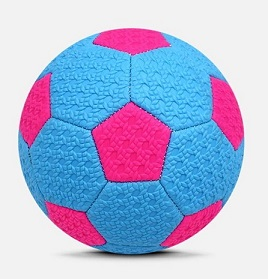
#> input picture bola_pink_blue.jpg, 268 x 279 px
$ python '5 tons de cinza.py'
#> lines starting #> are read from the running program, lines starting #| are printed output that depends on the picture; after the words box and inside, x2 and y2 are one past the last pixel; in counts of white or black regions, pixels touching at a corner belong together
import cv2
import numpy as np

img = cv2.imread("bola_pink_blue.jpg", 0)
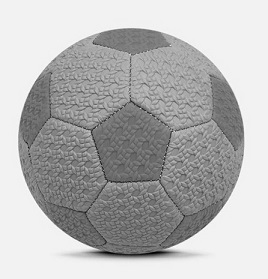
#> img: shape (279, 268); min 0, max 255, mean 181.7
thresh, imgPB = cv2.threshold(img, 127, 255, cv2.THRESH_BINARY)
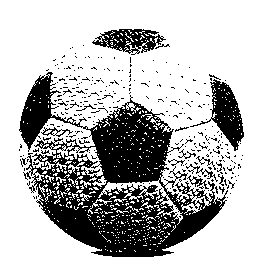
#> imgPB: shape (279, 268); 73.7% white; 296 black regions (281 under 20 px), largest, box (x1, y1, x2, y2) and area: (19, 72, 228, 257) 15748, (190, 79, 244, 151) 1361, (92, 29, 166, 55) 949

mesclada = np.concatenate((img, imgPB), axis = 1)
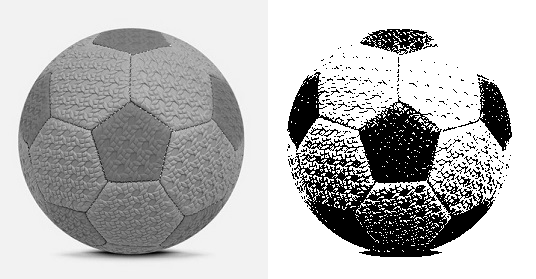
#> mesclada: shape (279, 536); min 0, max 255, mean 184.8
cv2.imshow("Tons de Cinza x Preto e Branco", mesclada)

cv2.waitKey(0)

$ run again, with face_a.jpg copied over bola_pink_blue.jpg
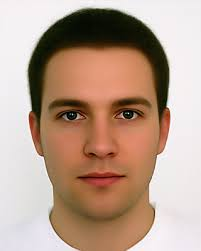
#> input picture face_a.jpg, 201 x 251 px
#> `thresh, imgPB = cv2.threshold(img, 127, 255, cv2.THRESH_BINARY)`:
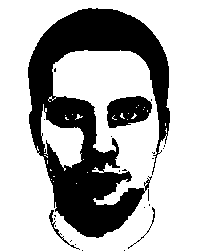
#> imgPB: shape (251, 201); 69.1% white; 24 black regions (20 under 20 px), largest, box (x1, y1, x2, y2) and area: (28, 8, 170, 238) 14332, (107, 96, 152, 128) 1045, (49, 210, 80, 250) 114, (128, 207, 155, 249) 62
#> `mesclada = np.concatenate((img, imgPB), axis = 1)`:
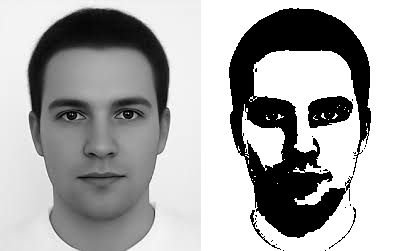
#> mesclada: shape (251, 402); min 0, max 255, mean 170

$ run again, with hand_b.jpg copied over bola_pink_blue.jpg
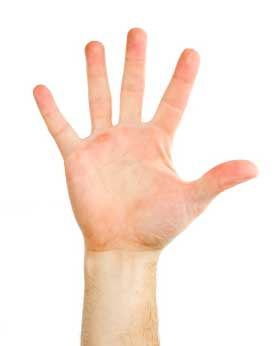
#> input picture hand_b.jpg, 275 x 346 px
#> `img = cv2.imread("bola_pink_blue.jpg", 0)`:
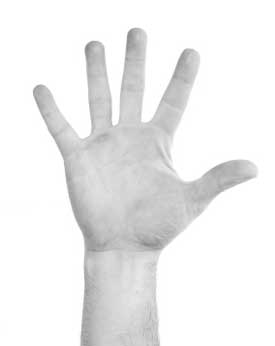
#> img: shape (346, 275); min 134, max 255, mean 237.9
#> imgPB: shape (346, 275); every value is 255
#> `mesclada = np.concatenate((img, imgPB), axis = 1)`:
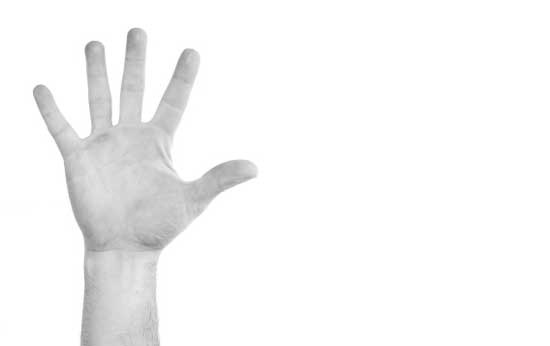
#> mesclada: shape (346, 550); min 134, max 255, mean 246.4
